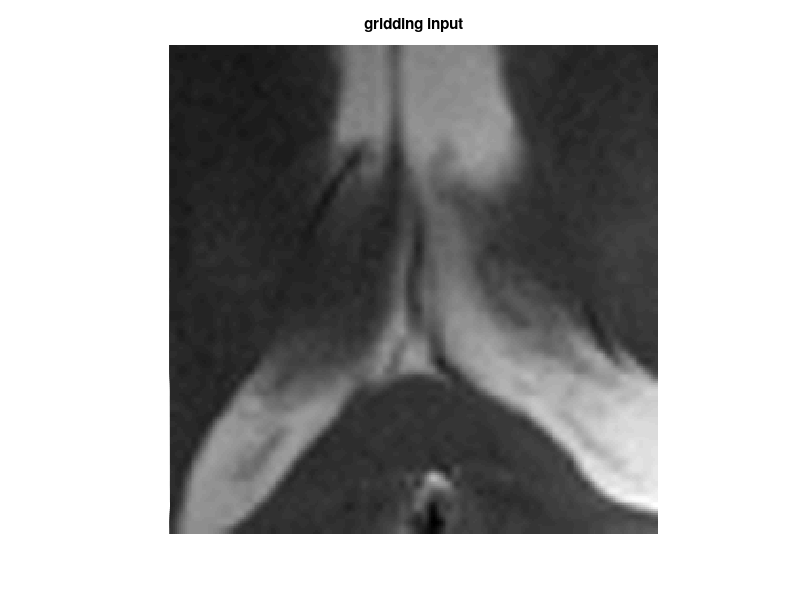

The MATLAB script that drew this image: (Note: this script raises an error after producing the figure.)
%% testscript with operator usage
clear all; close all; clc;

%% add bin to path
addpath ../bin
addpath ../../daten
addpath(genpath('./GRIDDING3D'));

%% Load data
load img_brain_4ch;
%load noisy_phantom;
%load calf_data_cs;
%%
trimmed_size = 64;
img = img(128-trimmed_size/2+1:128+trimmed_size/2,128-trimmed_size/2+1:128+trimmed_size/2,:);
img_a = repmat(img(:,:,1),[1 1 trimmed_size]);
%img_a(1:10,1:10,:) = 0;
%img_a = flipdim(img_a,1);
%img_a = padarray(img(:,:,1),[0 0 trimmed_size/2]);
%%
size(img_a)
figure, imshow(imresize(abs(img_a(:,:,1)),4),[]), title('gridding input');

[nPE,nFE,nCh]=size(img_a);

%% Generate 96 radial projections rawdata
numSpokes = 96;

% Trajectory
theta=linspace(0,pi-pi/numSpokes,numSpokes);
rho=linspace(-0.5,0.5,nPE*2)';
k=rho*exp(-1j*theta);

%% generate Fourier sampling operator
%FT = GRIDDING3D(k, 1, 1, 0, [nPE,nFE], 2);
k_traj = [real(k(:))'; imag(k(:))';zeros(1,length(k(:)))];
imwidth = nPE;
osf = 1.75;
wg = 5;
sw = 8;
w = ones(1,length(k(:)));
FT = gridding3D(k_traj,w,imwidth,osf,wg,sw,'deappo');

%% generate radial data
dataRadial = FT*img_a;
%% density compensation
w = abs(rho);
w = repmat(w, [1, numSpokes,1]);
dataRadial_dc = dataRadial.*w(:);
%% recon
%no density compnesation
imgRegrid_kb = FT'*dataRadial;
%density compensated
imgRegrid_kb_dc = FT'*dataRadial_dc;

%% show results
figure, imshow(imresize(((abs(imgRegrid_kb_dc(:,:,1)))),4),[]), title('gridding dc');
